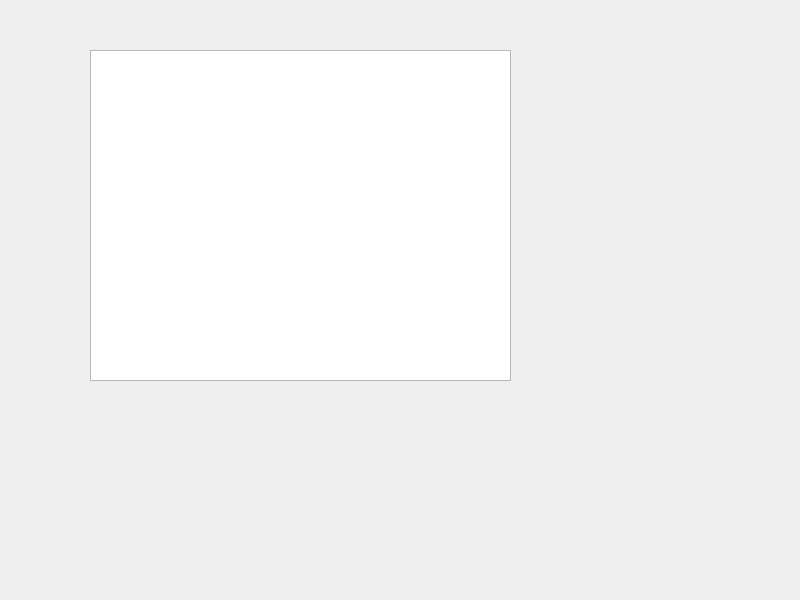
<?xml version="1.0" encoding="UTF-8"?>
<ui version="4.0">
 <class>Widget</class>
 <widget class="QWidget" name="Widget">
  <property name="geometry">
   <rect>
    <x>0</x>
    <y>0</y>
    <width>800</width>
    <height>600</height>
   </rect>
  </property>
  <property name="windowTitle">
   <string>Widget</string>
  </property>
  <widget class="QGraphicsView" name="graphicsView">
   <property name="geometry">
    <rect>
     <x>90</x>
     <y>50</y>
     <width>421</width>
     <height>331</height>
    </rect>
   </property>
  </widget>
 </widget>
 <resources/>
 <connections/>
</ui>
